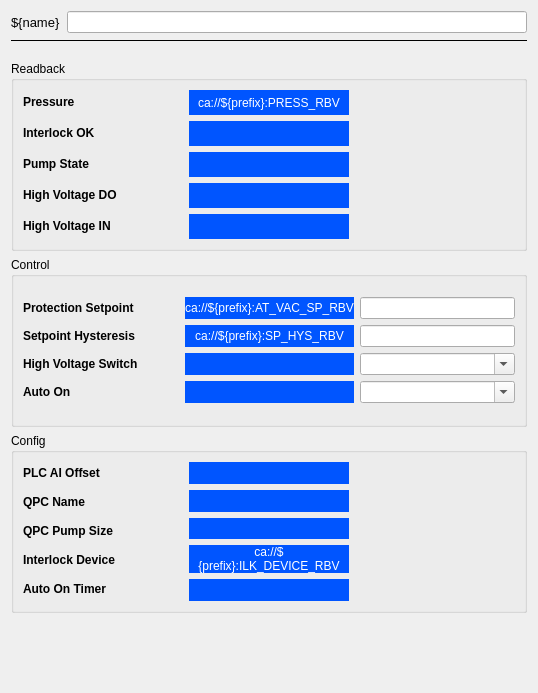
<?xml version="1.0" encoding="UTF-8"?>
<ui version="4.0">
 <class>Form</class>
 <widget class="QWidget" name="Form">
  <property name="geometry">
   <rect>
    <x>0</x>
    <y>0</y>
    <width>538</width>
    <height>693</height>
   </rect>
  </property>
  <property name="sizePolicy">
   <sizepolicy hsizetype="Preferred" vsizetype="Preferred">
    <horstretch>0</horstretch>
    <verstretch>0</verstretch>
   </sizepolicy>
  </property>
  <property name="windowTitle">
   <string>Form</string>
  </property>
  <layout class="QVBoxLayout" name="verticalLayout_17">
   <item>
    <layout class="QHBoxLayout" name="horizontalLayout_3">
     <item>
      <widget class="PyDMLabel" name="PyDMLabel_11">
       <property name="maximumSize">
        <size>
         <width>16777215</width>
         <height>40</height>
        </size>
       </property>
       <property name="font">
        <font>
         <pointsize>10</pointsize>
        </font>
       </property>
       <property name="toolTip">
        <string/>
       </property>
       <property name="text">
        <string>${name}</string>
       </property>
      </widget>
     </item>
     <item>
      <widget class="PyDMLineEdit" name="PyDMLineEdit_3">
       <property name="toolTip">
        <string/>
       </property>
      </widget>
     </item>
    </layout>
   </item>
   <item>
    <widget class="Line" name="line_4">
     <property name="frameShadow">
      <enum>QFrame::Plain</enum>
     </property>
     <property name="lineWidth">
      <number>1</number>
     </property>
     <property name="orientation">
      <enum>Qt::Horizontal</enum>
     </property>
    </widget>
   </item>
   <item>
    <spacer name="verticalSpacer_2">
     <property name="orientation">
      <enum>Qt::Vertical</enum>
     </property>
     <property name="sizeType">
      <enum>QSizePolicy::Fixed</enum>
     </property>
     <property name="sizeHint" stdset="0">
      <size>
       <width>20</width>
       <height>13</height>
      </size>
     </property>
    </spacer>
   </item>
   <item>
    <widget class="QGroupBox" name="groupBox">
     <property name="sizePolicy">
      <sizepolicy hsizetype="Minimum" vsizetype="Preferred">
       <horstretch>0</horstretch>
       <verstretch>0</verstretch>
      </sizepolicy>
     </property>
     <property name="minimumSize">
      <size>
       <width>0</width>
       <height>190</height>
      </size>
     </property>
     <property name="title">
      <string>Readback</string>
     </property>
     <layout class="QVBoxLayout" name="verticalLayout_14">
      <item>
       <layout class="QHBoxLayout" name="horizontalLayout_4" stretch="1,1,1">
        <item>
         <layout class="QVBoxLayout" name="verticalLayout">
          <item>
           <widget class="QLabel" name="pressure_label">
            <property name="text">
             <string>&lt;b&gt;Pressure&lt;b&gt;</string>
            </property>
           </widget>
          </item>
          <item>
           <widget class="QLabel" name="interlock_ok_label">
            <property name="text">
             <string>&lt;html&gt;&lt;head/&gt;&lt;body&gt;&lt;p&gt;&lt;span style=&quot; font-weight:600;&quot;&gt;Interlock OK&lt;/span&gt;&lt;/p&gt;&lt;/body&gt;&lt;/html&gt;</string>
            </property>
           </widget>
          </item>
          <item>
           <widget class="QLabel" name="pump_state_label">
            <property name="text">
             <string>&lt;b&gt;Pump State&lt;/b&gt;</string>
            </property>
           </widget>
          </item>
          <item>
           <widget class="QLabel" name="high_voltage_do_label">
            <property name="text">
             <string>&lt;html&gt;&lt;head/&gt;&lt;body&gt;&lt;p&gt;&lt;span style=&quot; font-weight:600;&quot;&gt;High Voltage DO&lt;/span&gt;&lt;/p&gt;&lt;/body&gt;&lt;/html&gt;</string>
            </property>
           </widget>
          </item>
          <item>
           <widget class="QLabel" name="high_voltage_in_label">
            <property name="text">
             <string>&lt;html&gt;&lt;head/&gt;&lt;body&gt;&lt;p&gt;&lt;span style=&quot; font-weight:600;&quot;&gt;High Voltage IN&lt;/span&gt;&lt;/p&gt;&lt;/body&gt;&lt;/html&gt;</string>
            </property>
           </widget>
          </item>
         </layout>
        </item>
        <item>
         <layout class="QVBoxLayout" name="verticalLayout_4">
          <item>
           <widget class="PyDMLabel" name="pressure_readback">
            <property name="styleSheet">
             <string notr="true">background-color: rgb(0, 85, 255);
color: rgb(255, 255, 255);</string>
            </property>
            <property name="text">
             <string>ca://${prefix}:PRESS_RBV</string>
            </property>
            <property name="alignment">
             <set>Qt::AlignCenter</set>
            </property>
            <property name="channel">
             <string>ca://${prefix}:PRESS_RBV</string>
            </property>
            <property name="displayFormat">
             <enum>PyDMLabel::Exponential</enum>
            </property>
           </widget>
          </item>
          <item>
           <widget class="PyDMLabel" name="interlock_ok_readback">
            <property name="styleSheet">
             <string notr="true">background-color: rgb(0, 85, 255);
color: rgb(255, 255, 255);</string>
            </property>
            <property name="alignment">
             <set>Qt::AlignCenter</set>
            </property>
            <property name="channel">
             <string>ca://${prefix}:ILK_OK_RBV</string>
            </property>
           </widget>
          </item>
          <item>
           <widget class="PyDMLabel" name="pump_state_readback">
            <property name="styleSheet">
             <string notr="true">background-color: rgb(0, 85, 255);
color: rgb(255, 255, 255);</string>
            </property>
            <property name="alignment">
             <set>Qt::AlignCenter</set>
            </property>
            <property name="channel">
             <string>ca://${prefix}:STATE_RBV</string>
            </property>
           </widget>
          </item>
          <item>
           <widget class="PyDMLabel" name="high_voltage_do_readback">
            <property name="styleSheet">
             <string notr="true">background-color: rgb(0, 85, 255);
color: rgb(255, 255, 255);</string>
            </property>
            <property name="alignment">
             <set>Qt::AlignCenter</set>
            </property>
            <property name="channel">
             <string>ca://${prefix}:HV_DO_RBV</string>
            </property>
           </widget>
          </item>
          <item>
           <widget class="PyDMLabel" name="high_voltage_in_readback">
            <property name="styleSheet">
             <string notr="true">background-color: rgb(0, 85, 255);
color: rgb(255, 255, 255);</string>
            </property>
            <property name="alignment">
             <set>Qt::AlignCenter</set>
            </property>
            <property name="channel">
             <string>ca://${prefix}:HV_DI_RBV</string>
            </property>
           </widget>
          </item>
         </layout>
        </item>
        <item>
         <layout class="QVBoxLayout" name="verticalLayout_3">
          <item>
           <widget class="QLabel" name="label_2">
            <property name="text">
             <string/>
            </property>
           </widget>
          </item>
          <item>
           <widget class="QLabel" name="label_4">
            <property name="text">
             <string/>
            </property>
           </widget>
          </item>
          <item>
           <widget class="QLabel" name="label_3">
            <property name="text">
             <string/>
            </property>
           </widget>
          </item>
         </layout>
        </item>
       </layout>
      </item>
     </layout>
    </widget>
   </item>
   <item>
    <widget class="QGroupBox" name="groupBox_2">
     <property name="sizePolicy">
      <sizepolicy hsizetype="Preferred" vsizetype="Minimum">
       <horstretch>0</horstretch>
       <verstretch>0</verstretch>
      </sizepolicy>
     </property>
     <property name="minimumSize">
      <size>
       <width>0</width>
       <height>170</height>
      </size>
     </property>
     <property name="title">
      <string>Control</string>
     </property>
     <layout class="QVBoxLayout" name="verticalLayout_15">
      <item>
       <layout class="QHBoxLayout" name="horizontalLayout_6" stretch="1,1,1">
        <item>
         <layout class="QVBoxLayout" name="verticalLayout_8">
          <item>
           <widget class="QLabel" name="pressure_label_3">
            <property name="text">
             <string>&lt;html&gt;&lt;head/&gt;&lt;body&gt;&lt;p&gt;&lt;span style=&quot; font-weight:600;&quot;&gt;Protection Setpoint&lt;/span&gt;&lt;/p&gt;&lt;/body&gt;&lt;/html&gt;</string>
            </property>
           </widget>
          </item>
          <item>
           <widget class="QLabel" name="high_voltage_do_label_3">
            <property name="text">
             <string>&lt;html&gt;&lt;head/&gt;&lt;body&gt;&lt;p&gt;&lt;span style=&quot; font-weight:600;&quot;&gt;Setpoint Hysteresis&lt;/span&gt;&lt;/p&gt;&lt;/body&gt;&lt;/html&gt;</string>
            </property>
           </widget>
          </item>
          <item>
           <widget class="QLabel" name="high_voltage_in_label_3">
            <property name="text">
             <string>&lt;html&gt;&lt;head/&gt;&lt;body&gt;&lt;p&gt;&lt;span style=&quot; font-weight:600;&quot;&gt;High Voltage Switch&lt;/span&gt;&lt;/p&gt;&lt;/body&gt;&lt;/html&gt;</string>
            </property>
           </widget>
          </item>
          <item>
           <widget class="QLabel" name="interlock_ok_label_3">
            <property name="text">
             <string>&lt;html&gt;&lt;head/&gt;&lt;body&gt;&lt;p&gt;&lt;span style=&quot; font-weight:600;&quot;&gt;Auto On&lt;/span&gt;&lt;/p&gt;&lt;/body&gt;&lt;/html&gt;</string>
            </property>
           </widget>
          </item>
         </layout>
        </item>
        <item>
         <layout class="QVBoxLayout" name="verticalLayout_9">
          <item>
           <widget class="PyDMLabel" name="protection_setpoint_readback">
            <property name="styleSheet">
             <string notr="true">background-color: rgb(0, 85, 255);
color: rgb(255, 255, 255);</string>
            </property>
            <property name="text">
             <string>ca://${prefix}:AT_VAC_SP_RBV</string>
            </property>
            <property name="alignment">
             <set>Qt::AlignCenter</set>
            </property>
            <property name="channel">
             <string>ca://${prefix}:AT_VAC_SP_RBV</string>
            </property>
            <property name="displayFormat">
             <enum>PyDMLabel::Exponential</enum>
            </property>
           </widget>
          </item>
          <item>
           <widget class="PyDMLabel" name="setpoint_hysteresis_readback">
            <property name="styleSheet">
             <string notr="true">background-color: rgb(0, 85, 255);
color: rgb(255, 255, 255);</string>
            </property>
            <property name="text">
             <string>ca://${prefix}:SP_HYS_RBV</string>
            </property>
            <property name="alignment">
             <set>Qt::AlignCenter</set>
            </property>
            <property name="channel">
             <string>ca://${prefix}:SP_HYS_RBV</string>
            </property>
            <property name="displayFormat">
             <enum>PyDMLabel::Exponential</enum>
            </property>
           </widget>
          </item>
          <item>
           <widget class="PyDMLabel" name="high_voltage_switch_readback">
            <property name="styleSheet">
             <string notr="true">background-color: rgb(0, 85, 255);
color: rgb(255, 255, 255);</string>
            </property>
            <property name="alignment">
             <set>Qt::AlignCenter</set>
            </property>
            <property name="channel">
             <string>ca://${prefix}:HV_SW_RBV</string>
            </property>
           </widget>
          </item>
          <item>
           <widget class="PyDMLabel" name="auto_on_readback">
            <property name="styleSheet">
             <string notr="true">background-color: rgb(0, 85, 255);
color: rgb(255, 255, 255);</string>
            </property>
            <property name="alignment">
             <set>Qt::AlignCenter</set>
            </property>
            <property name="channel">
             <string>ca://${prefix}:Auto_On_RBV</string>
            </property>
           </widget>
          </item>
         </layout>
        </item>
        <item>
         <layout class="QVBoxLayout" name="verticalLayout_10">
          <item>
           <widget class="PyDMLineEdit" name="protection_setpoint_setpoint">
            <property name="channel">
             <string>ca://${prefix}:AT_VAC_SP</string>
            </property>
           </widget>
          </item>
          <item>
           <widget class="PyDMLineEdit" name="setpoint_hysteresis_setpoint">
            <property name="channel">
             <string>ca://${prefix}:SP_HYS</string>
            </property>
           </widget>
          </item>
          <item>
           <widget class="PyDMEnumComboBox" name="PyDMEnumComboBox">
            <property name="toolTip">
             <string/>
            </property>
            <property name="editable">
             <bool>true</bool>
            </property>
            <property name="channel">
             <string>ca://${prefix}:HV_SW</string>
            </property>
           </widget>
          </item>
          <item>
           <widget class="PyDMEnumComboBox" name="PyDMEnumComboBox_2">
            <property name="toolTip">
             <string/>
            </property>
            <property name="editable">
             <bool>true</bool>
            </property>
            <property name="channel">
             <string>ca://${prefix}:Auto_On</string>
            </property>
           </widget>
          </item>
         </layout>
        </item>
       </layout>
      </item>
     </layout>
    </widget>
   </item>
   <item>
    <widget class="QGroupBox" name="groupBox_3">
     <property name="sizePolicy">
      <sizepolicy hsizetype="Minimum" vsizetype="Preferred">
       <horstretch>0</horstretch>
       <verstretch>0</verstretch>
      </sizepolicy>
     </property>
     <property name="minimumSize">
      <size>
       <width>0</width>
       <height>180</height>
      </size>
     </property>
     <property name="title">
      <string>Config</string>
     </property>
     <layout class="QVBoxLayout" name="verticalLayout_16">
      <item>
       <layout class="QHBoxLayout" name="horizontalLayout_7" stretch="1,1,1">
        <item>
         <layout class="QVBoxLayout" name="verticalLayout_11">
          <item>
           <widget class="QLabel" name="plc_ai_offset_label">
            <property name="text">
             <string>&lt;b&gt;PLC AI Offset&lt;/b&gt;</string>
            </property>
           </widget>
          </item>
          <item>
           <widget class="QLabel" name="qpc_name_label">
            <property name="text">
             <string>&lt;b&gt;QPC Name&lt;/b&gt;</string>
            </property>
           </widget>
          </item>
          <item>
           <widget class="QLabel" name="qpc_pumpsize_label">
            <property name="text">
             <string>&lt;b&gt;QPC Pump Size&lt;/b&gt;</string>
            </property>
           </widget>
          </item>
          <item>
           <widget class="QLabel" name="interlock_device_label">
            <property name="text">
             <string>&lt;b&gt;Interlock Device&lt;/b&gt;</string>
            </property>
           </widget>
          </item>
          <item>
           <widget class="QLabel" name="autoOn_countdown_label">
            <property name="text">
             <string>&lt;b&gt;Auto On Timer&lt;/b&gt;</string>
            </property>
           </widget>
          </item>
         </layout>
        </item>
        <item>
         <layout class="QVBoxLayout" name="verticalLayout_12">
          <item>
           <widget class="PyDMLabel" name="plc_ai_offset_readback">
            <property name="styleSheet">
             <string notr="true">background-color: rgb(0, 85, 255);
color: rgb(255, 255, 255);</string>
            </property>
            <property name="alignment">
             <set>Qt::AlignCenter</set>
            </property>
            <property name="channel">
             <string>ca://${prefix}:AI_Offset_RBV</string>
            </property>
           </widget>
          </item>
          <item>
           <widget class="PyDMLabel" name="qpc_name_readback">
            <property name="styleSheet">
             <string notr="true">background-color: rgb(0, 85, 255);
color: rgb(255, 255, 255);</string>
            </property>
            <property name="alignment">
             <set>Qt::AlignCenter</set>
            </property>
            <property name="channel">
             <string>ca://${prefix}:VPCNAME</string>
            </property>
           </widget>
          </item>
          <item>
           <widget class="PyDMLabel" name="qpc_pumpsize_readback">
            <property name="styleSheet">
             <string notr="true">background-color: rgb(0, 85, 255);
color: rgb(255, 255, 255);</string>
            </property>
            <property name="alignment">
             <set>Qt::AlignCenter</set>
            </property>
            <property name="channel">
             <string>ca://${prefix}:PUMPSIZE</string>
            </property>
           </widget>
          </item>
          <item>
           <widget class="PyDMLabel" name="interlock_device_readback">
            <property name="styleSheet">
             <string notr="true">background-color: rgb(0, 85, 255);
color: rgb(255, 255, 255);</string>
            </property>
            <property name="text">
             <string>ca://${prefix}:ILK_DEVICE_RBV</string>
            </property>
            <property name="alignment">
             <set>Qt::AlignCenter</set>
            </property>
            <property name="wordWrap">
             <bool>true</bool>
            </property>
            <property name="channel">
             <string>ca://${prefix}:ILK_DEVICE_RBV</string>
            </property>
            <property name="displayFormat">
             <enum>PyDMLabel::String</enum>
            </property>
           </widget>
          </item>
          <item>
           <widget class="PyDMLabel" name="autoOn_countdown_readback">
            <property name="styleSheet">
             <string notr="true">background-color: rgb(0, 85, 255);
color: rgb(255, 255, 255);</string>
            </property>
            <property name="alignment">
             <set>Qt::AlignCenter</set>
            </property>
            <property name="channel">
             <string>ca://${prefix}:AutoOn_timer_RBV</string>
            </property>
           </widget>
          </item>
         </layout>
        </item>
        <item>
         <layout class="QVBoxLayout" name="verticalLayout_13">
          <item>
           <widget class="QLabel" name="label_9">
            <property name="text">
             <string/>
            </property>
           </widget>
          </item>
          <item>
           <widget class="QLabel" name="label_13">
            <property name="text">
             <string/>
            </property>
           </widget>
          </item>
          <item>
           <widget class="QLabel" name="label_14">
            <property name="text">
             <string/>
            </property>
           </widget>
          </item>
          <item>
           <widget class="QLabel" name="label_11">
            <property name="text">
             <string/>
            </property>
           </widget>
          </item>
          <item>
           <widget class="QLabel" name="label_10">
            <property name="text">
             <string/>
            </property>
           </widget>
          </item>
          <item>
           <widget class="QLabel" name="label_8">
            <property name="text">
             <string/>
            </property>
           </widget>
          </item>
         </layout>
        </item>
       </layout>
      </item>
     </layout>
    </widget>
   </item>
   <item>
    <spacer name="verticalSpacer">
     <property name="orientation">
      <enum>Qt::Vertical</enum>
     </property>
     <property name="sizeHint" stdset="0">
      <size>
       <width>20</width>
       <height>89</height>
      </size>
     </property>
    </spacer>
   </item>
  </layout>
 </widget>
 <customwidgets>
  <customwidget>
   <class>PyDMLabel</class>
   <extends>QLabel</extends>
   <header>pydm.widgets.label</header>
  </customwidget>
  <customwidget>
   <class>PyDMEnumComboBox</class>
   <extends>QComboBox</extends>
   <header>pydm.widgets.enum_combo_box</header>
  </customwidget>
  <customwidget>
   <class>PyDMLineEdit</class>
   <extends>QLineEdit</extends>
   <header>pydm.widgets.line_edit</header>
  </customwidget>
 </customwidgets>
 <resources/>
 <connections/>
</ui>
